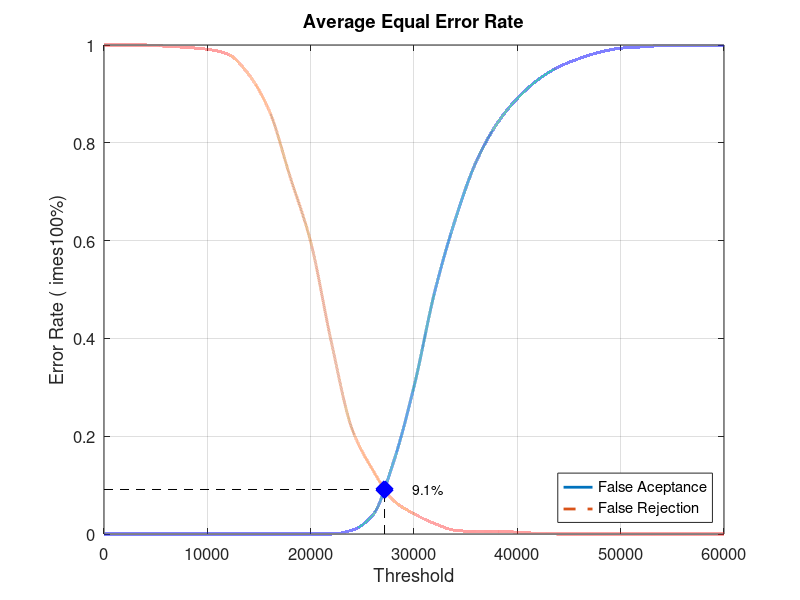
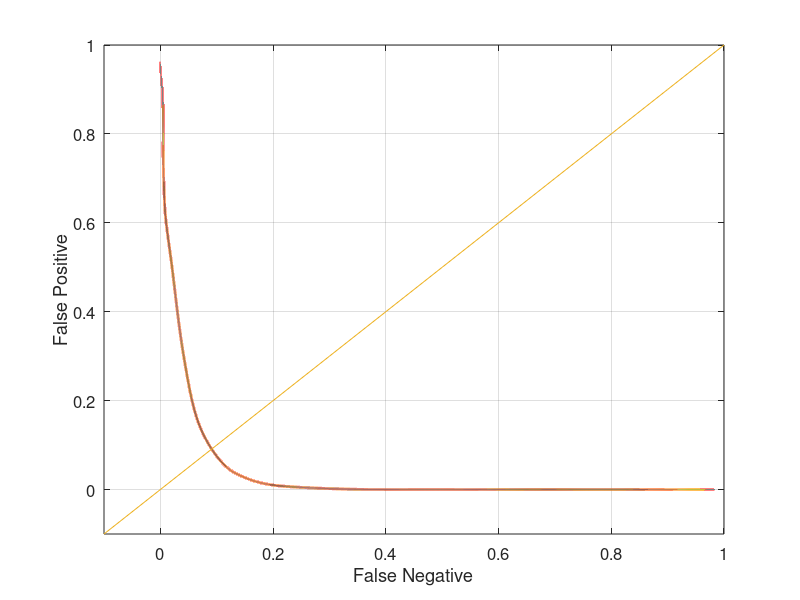

Recreate these plots in MATLAB, in order.
close all;
clear;
clc;
x = 0:2000:60000;
xq = 0:0.5:60000;

y0 = [0 0 0 0 0 0 0 0 0 0 0 0 0.00789474 0.0381579 0.146053 0.301316 0.494737 0.643421 0.760526 0.838158 0.89079 0.928947 0.955263 0.972368 0.985526 0.993421 0.996053 0.998684 0.998684 0.998684 1]
yy0 = interp1(x, y0, xq, 'pchip');
y1 = [1 1 1 0.9975 0.995 0.99125 0.98125 0.94 0.865 0.73125 0.5975 0.3925 0.215 0.13125 0.06875 0.04125 0.02125 0.0075 0.005 0.005 0.00375 0.00125 0 0 0 0 0 0 0 0 0]
yy1 = interp1(x, y1, xq, 'pchip');

% Calculating EER: 
y2 = abs(y0 - y1);
find(y2 == min(y2))
yy2 = abs(yy0 - yy1);
xEER = find(yy2 == min(yy2));
xEERIndex = xq(xEER) % X-axis EER
yEER = yy0(xEER) % Y-axis EER

main = figure
plot(xq, yy0,'-','LineWidth', 2);	hold on
plot(xq, yy1,'--','LineWidth', 2);	hold on
plot([xEERIndex xEERIndex], [0 yEER], 'k--');	hold on
plot([0 xEERIndex], [yEER yEER], 'k--');	hold on
plot(xEERIndex, yEER, 'bx', 'LineWidth', 10);	hold on
text(xEERIndex + 10 * xEERIndex / 100, yEER, [num2str(round((10000 * yEER)) / 100) '%'])
legend('False Aceptance', 'False Rejection', 'Location', 'SouthEast')
xlabel('Threshold')
ylabel('Error Rate (	imes100%)')
title('Average Equal Error Rate')
set(gca, 'FontSize', 12)
axis([0 60000 0 1])
grid on

print(main, 'Experiment4AverageMain', '-dpng');
FNRxFPR = figure('Color', [1 1 1]);
plot(yy1, yy0, '-', yy1, yy0, 'LineWidth', 2);
hold on
y = -0.1:0.1:1
plot(y, y); 
set(gca, 'FontSize', 12)
xlabel('False Negative')
ylabel('False Positive')
axis([-0.1 1 -0.1 1])
set(gca, 'FontSize', 12)
grid on

print(FNRxFPR, 'Experiment4AverageFNRxFPR','-dpng');
